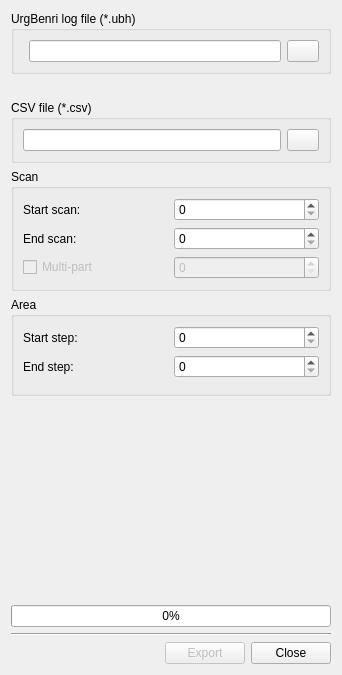
<?xml version="1.0" encoding="UTF-8"?>
<ui version="4.0">
 <class>LogExporterWidget</class>
 <widget class="QWidget" name="LogExporterWidget">
  <property name="geometry">
   <rect>
    <x>0</x>
    <y>0</y>
    <width>342</width>
    <height>675</height>
   </rect>
  </property>
  <property name="windowTitle">
   <string>Log Exporter</string>
  </property>
  <property name="windowIcon">
   <iconset resource="../../programs/UrgBenri/UrgBenri.qrc">
    <normaloff>:/icons/app_icon</normaloff>:/icons/app_icon</iconset>
  </property>
  <layout class="QVBoxLayout" name="verticalLayout">
   <item>
    <widget class="QGroupBox" name="inputGroup">
     <property name="title">
      <string>UrgBenri log file (*.ubh)</string>
     </property>
     <layout class="QHBoxLayout" name="horizontalLayout">
      <item>
       <widget class="BusyIndicatorWidget" name="loadingIncator" native="true"/>
      </item>
      <item>
       <widget class="QLineEdit" name="filenameLine">
        <property name="readOnly">
         <bool>true</bool>
        </property>
       </widget>
      </item>
      <item>
       <widget class="QPushButton" name="loadInputButton">
        <property name="maximumSize">
         <size>
          <width>32</width>
          <height>16777215</height>
         </size>
        </property>
        <property name="text">
         <string/>
        </property>
        <property name="icon">
         <iconset resource="../../programs/UrgBenri/UrgBenri.qrc">
          <normaloff>:/icons/load_icon</normaloff>:/icons/load_icon</iconset>
        </property>
       </widget>
      </item>
     </layout>
    </widget>
   </item>
   <item>
    <widget class="QLabel" name="label_7">
     <property name="text">
      <string/>
     </property>
     <property name="pixmap">
      <pixmap resource="../../programs/UrgBenri/UrgBenri.qrc">:/icons/down_icon</pixmap>
     </property>
     <property name="scaledContents">
      <bool>false</bool>
     </property>
     <property name="alignment">
      <set>Qt::AlignCenter</set>
     </property>
    </widget>
   </item>
   <item>
    <widget class="QGroupBox" name="outputGroup">
     <property name="title">
      <string>CSV file (*.csv)</string>
     </property>
     <layout class="QHBoxLayout" name="horizontalLayout_5">
      <item>
       <widget class="QLineEdit" name="recordFilenameLine">
        <property name="readOnly">
         <bool>true</bool>
        </property>
       </widget>
      </item>
      <item>
       <widget class="QPushButton" name="loadOutputButton">
        <property name="enabled">
         <bool>true</bool>
        </property>
        <property name="maximumSize">
         <size>
          <width>32</width>
          <height>16777215</height>
         </size>
        </property>
        <property name="text">
         <string/>
        </property>
        <property name="icon">
         <iconset resource="../../programs/UrgBenri/UrgBenri.qrc">
          <normaloff>:/icons/load_icon</normaloff>:/icons/load_icon</iconset>
        </property>
       </widget>
      </item>
     </layout>
    </widget>
   </item>
   <item>
    <widget class="QGroupBox" name="scanGroup">
     <property name="title">
      <string>Scan</string>
     </property>
     <layout class="QVBoxLayout" name="verticalLayout_2">
      <item>
       <layout class="QHBoxLayout" name="horizontalLayout_22">
        <item>
         <widget class="QLabel" name="label">
          <property name="text">
           <string>Start scan:</string>
          </property>
         </widget>
        </item>
        <item>
         <widget class="QSpinBox" name="startScan">
          <property name="maximum">
           <number>5000</number>
          </property>
         </widget>
        </item>
       </layout>
      </item>
      <item>
       <layout class="QHBoxLayout" name="horizontalLayout_23">
        <item>
         <widget class="QLabel" name="label_2">
          <property name="text">
           <string>End scan:</string>
          </property>
         </widget>
        </item>
        <item>
         <widget class="QSpinBox" name="endScan">
          <property name="maximum">
           <number>5000</number>
          </property>
         </widget>
        </item>
       </layout>
      </item>
      <item>
       <layout class="QHBoxLayout" name="horizontalLayout_3">
        <item>
         <widget class="QCheckBox" name="multiPartCheckBox">
          <property name="enabled">
           <bool>false</bool>
          </property>
          <property name="text">
           <string>Multi-part</string>
          </property>
         </widget>
        </item>
        <item>
         <widget class="QSpinBox" name="multiPartSpinBox">
          <property name="enabled">
           <bool>false</bool>
          </property>
         </widget>
        </item>
       </layout>
      </item>
     </layout>
    </widget>
   </item>
   <item>
    <widget class="QGroupBox" name="stepGroup">
     <property name="title">
      <string>Area</string>
     </property>
     <layout class="QVBoxLayout" name="verticalLayout_22">
      <item>
       <layout class="QHBoxLayout" name="horizontalLayout_24">
        <item>
         <widget class="QLabel" name="label_3">
          <property name="text">
           <string>Start step:</string>
          </property>
         </widget>
        </item>
        <item>
         <widget class="QSpinBox" name="startStep">
          <property name="maximum">
           <number>5000</number>
          </property>
         </widget>
        </item>
       </layout>
      </item>
      <item>
       <layout class="QHBoxLayout" name="horizontalLayout_25">
        <item>
         <widget class="QLabel" name="label_4">
          <property name="text">
           <string>End step:</string>
          </property>
         </widget>
        </item>
        <item>
         <widget class="QSpinBox" name="endStep">
          <property name="maximum">
           <number>5000</number>
          </property>
         </widget>
        </item>
       </layout>
      </item>
      <item>
       <widget class="RangeViewWidget" name="rangeViewWidget" native="true"/>
      </item>
     </layout>
    </widget>
   </item>
   <item>
    <spacer name="verticalSpacer">
     <property name="orientation">
      <enum>Qt::Vertical</enum>
     </property>
     <property name="sizeHint" stdset="0">
      <size>
       <width>20</width>
       <height>40</height>
      </size>
     </property>
    </spacer>
   </item>
   <item>
    <widget class="QProgressBar" name="exportProgress">
     <property name="value">
      <number>0</number>
     </property>
    </widget>
   </item>
   <item>
    <widget class="Line" name="line">
     <property name="orientation">
      <enum>Qt::Horizontal</enum>
     </property>
    </widget>
   </item>
   <item>
    <layout class="QHBoxLayout" name="horizontalLayout_2">
     <item>
      <spacer name="horizontalSpacer">
       <property name="orientation">
        <enum>Qt::Horizontal</enum>
       </property>
       <property name="sizeHint" stdset="0">
        <size>
         <width>40</width>
         <height>20</height>
        </size>
       </property>
      </spacer>
     </item>
     <item>
      <widget class="QPushButton" name="exportButton">
       <property name="enabled">
        <bool>false</bool>
       </property>
       <property name="text">
        <string>Export</string>
       </property>
      </widget>
     </item>
     <item>
      <widget class="QPushButton" name="closeButton">
       <property name="text">
        <string>Close</string>
       </property>
      </widget>
     </item>
    </layout>
   </item>
  </layout>
 </widget>
 <customwidgets>
  <customwidget>
   <class>BusyIndicatorWidget</class>
   <extends>QWidget</extends>
   <header>BusyIndicatorWidget.h</header>
   <container>1</container>
  </customwidget>
  <customwidget>
   <class>RangeViewWidget</class>
   <extends>QWidget</extends>
   <header>RangeViewWidget.h</header>
   <container>1</container>
  </customwidget>
 </customwidgets>
 <resources>
  <include location="../../programs/UrgBenri/UrgBenri.qrc"/>
 </resources>
 <connections/>
</ui>
